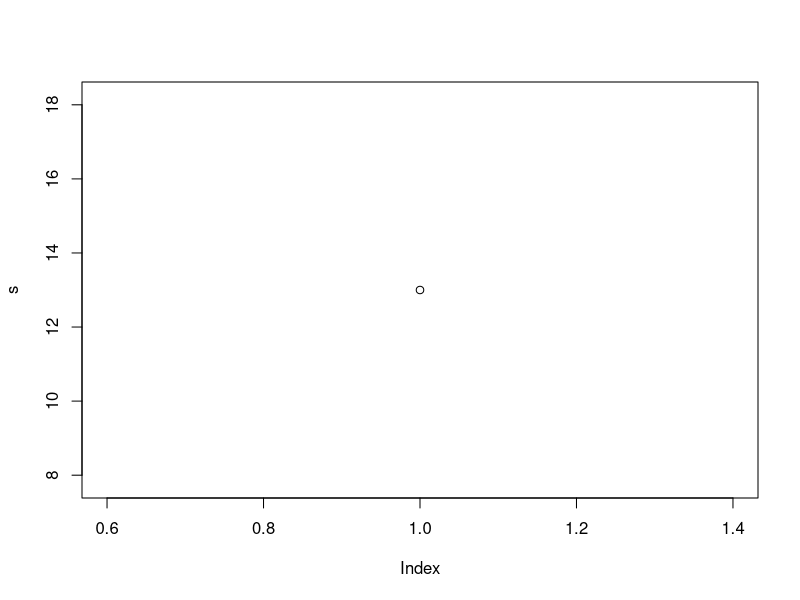

Here is the R script that generated this plot:
r="this is my first project"
r
d = 6
e = 7
s = d + e
plot(s)
L3 <- LETTERS[1:3]
fac <- sample(L3, 10, replace = TRUE)
(d <- data.frame(x = 1, y = 1:10, fac = fac))
